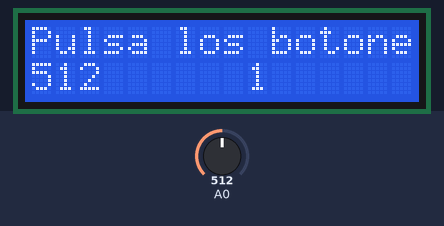
Recording of a sketch running on a simulated Arduino Uno, built with avr-gcc and run on an emulated ATmega328P. On the bench: 16×2 character LCD. The inputs (shaded band) are chosen by the test bench; at power-on: A0 = 512.

Above: at 1.2 s.
1.3 s: A0 set to 716
At 2.4 s:
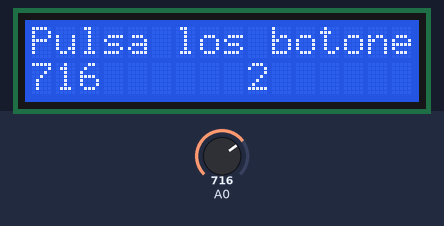
3.5 s: A0 set to 900
At 4.8 s:
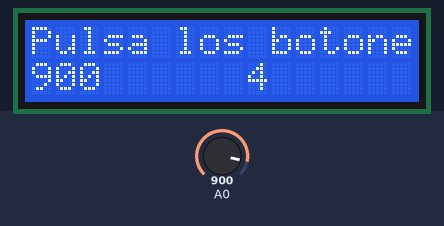
5.5 s: A0 set to 1023
At 6.8 s:
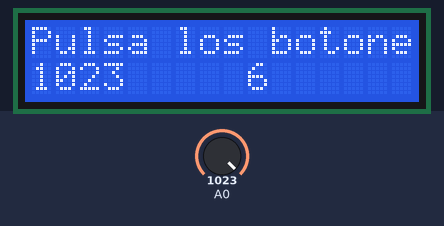
Timing chart, 0 to 8.5 s (numbered marks = the images above; inputs shaded):
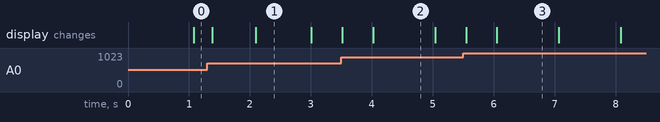

The sketch:

sketch_jan16d.ino
```cpp
//Sample using LiquidCrystal library
#include <LiquidCrystal.h>

/*******************************************************

This program will test the LCD panel and the buttons
Mark Bramwell, July 2010

********************************************************/

// select the pins used on the LCD panel
LiquidCrystal lcd(8, 9, 4, 5, 6, 7);

int valor = 0;
int tiempo = 0;
String valorTexto = "";
void setup()
{
 lcd.begin(16, 2);              // start the library
 lcd.setCursor(0,0);
 lcd.print("Pulsa los botones"); // print a simple message
}

void loop() {
  // put your main code here, to run repeatedly:
  valor = analogRead(0);
  tiempo = int(millis() / 1000);
  valorTexto=String(valor);
  valorTexto.concat("   ");
  lcd.setCursor(0,1);
  lcd.print(valorTexto);
  lcd.setCursor(9,1);
  lcd.print(tiempo);
  delay(100);
}
```

Measured:
- what the display in image 1 shows lasts 0.9 s, from 2.1 s to 3.0 s
- what the display in image 2 shows lasts 1.0 s, from 4.0 s to 5.0 s
